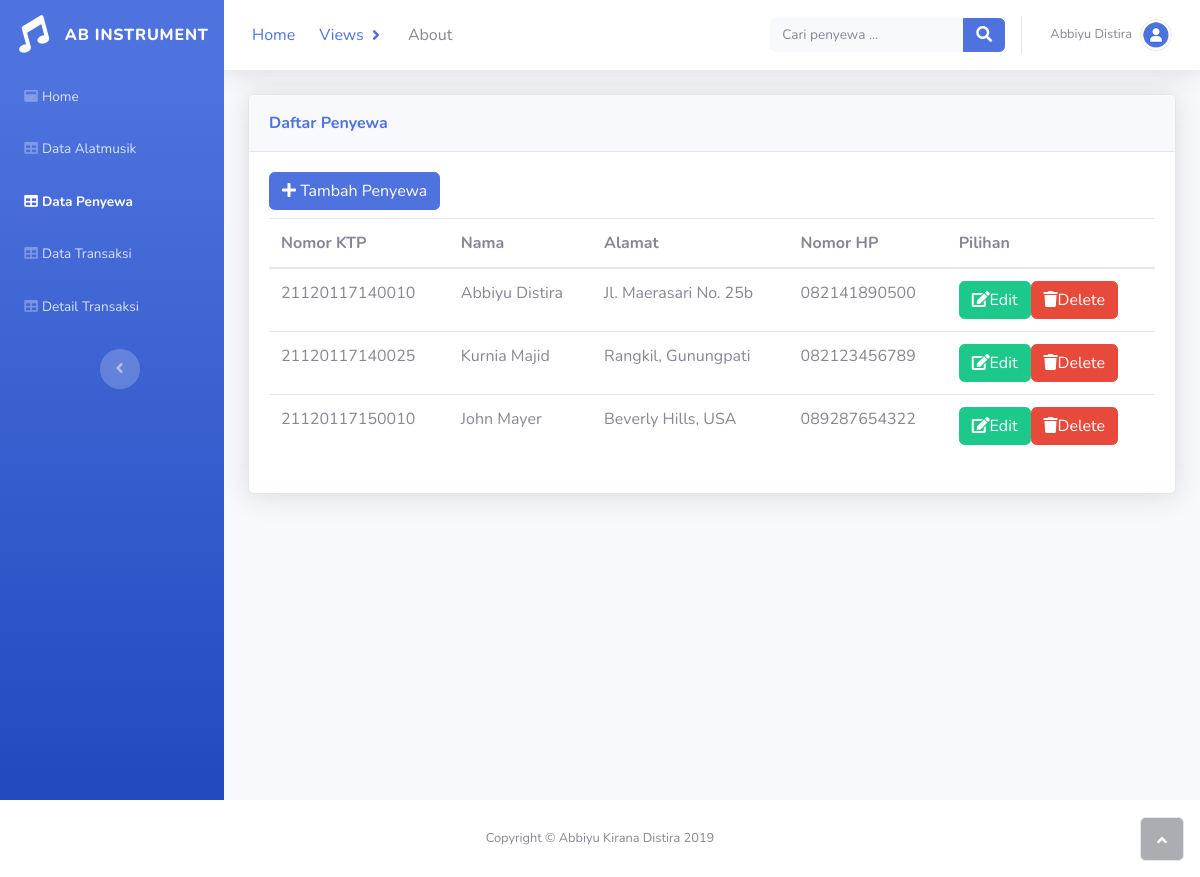
The app's page /penyewa.php (signed in) with its own data.
### tables this page shows
CREATE TABLE `penyewa` (
  `id_penyewa` varchar(25) NOT NULL,
  `nama` varchar(50) NOT NULL,
  `alamat` varchar(75) NOT NULL,
  `no_hp` varchar(13) NOT NULL
);

### penyewa.php (the view, shortened to what this page needs)
<!DOCTYPE html>
<html>
<head>
    <link rel="stylesheet" href="assets/bootstrap/css/bootstrap.min.css">
    <link rel="stylesheet" href="assets/fonts/fontawesome-all.min.css">
    <link rel="stylesheet" href="assets/css/Navigation-Clean.css">
</head>
<body id="page-top">
    <div id="wrapper">
        <nav class="navbar navbar-dark align-items-start sidebar sidebar-dark accordion bg-gradient-primary p-0">
            <div class="container-fluid d-flex flex-column p-0">
                <a class="navbar-brand d-flex justify-content-center align-items-center sidebar-brand m-0" href="#">
                    <div class="sidebar-brand-icon rotate-n-15"><i class="fas fa-music"></i></div>
                    <div class="sidebar-brand-text mx-3"><span>AB Instrument</span></div>
                </a>
                <ul class="nav navbar-nav text-light" id="accordionSidebar">
                    <li class="nav-item" role="presentation">
                        <a class="nav-link" href="index.php"><i class="fas fa-window-maximize"></i><span>Home</span></a>
                        <a class="nav-link" href="alatmusik.php"><i class="fas fa-table"></i><span>Data Alatmusik</span></a>
                        <a class="nav-link active" href="penyewa.php"><i class="fas fa-table"></i><span>Data Penyewa</span></a>
                        <a class="nav-link" href="transaksi.php"><i class="fas fa-table"></i><span>Data Transaksi</span></a>
                        <a class="nav-link" href="detailtransaksi.php"><i class="fas fa-table"></i><span>Detail Transaksi</span></a>
                    </li>
                </ul>
                <div class="text-center d-none d-md-inline"><button class="btn rounded-circle border-0" id="sidebarToggle" type="button"></button></div>
            </div>
        </nav>
        <div class="d-flex flex-column" id="content-wrapper">
            <div id="content">
                <nav class="navbar navbar-light navbar-expand bg-white shadow mb-4 topbar static-top">
                    <div class="container-fluid">
                    <ul class="nav">
                        <li class="nav-item">
                            <a class="nav-link" href="index.php">Home</a>
                        </li>
                        <li class="nav-item dropdown">
                            <a class="nav-link dropdown-toggle" data-toggle="dropdown" href="#" role="button" aria-haspopup="true" aria-expanded="false">Views</a>
                        </li>
                        <li class="nav-item">
                            <a class="nav-link disabled" href="about.php" tabindex="-1" aria-disabled="true">About</a>
                        </li>
                    </ul>
                        <ul class="nav navbar-nav flex-nowrap ml-auto">
                            <form class="form-inline mr-auto navbar-search w-100" action="penyewa.php" method="get">
                                        <div class="input-group"><input class="bg-light form-control border-0 small" type="text" name="search" placeholder="Cari penyewa ...">
                                            <div class="input-group-append"><button class="btn btn-primary py-0" type="button"><i class="fas fa-search"></i></button></div>
                                        </div>
                            </form>
                            <li class="nav-item dropdown no-arrow" role="presentation">
                                <div class="nav-item dropdown no-arrow"><a class="dropdown-toggle nav-link" data-toggle="dropdown" aria-expanded="false" href="#">
                                    <span class="d-none d-lg-inline mr-2 text-gray-600 small">
                                    <?php
                                        include "koneksi.php";
                                        $username = $_SESSION['username'];
                                        $query = "SELECT * from admin where username='$username'";
                                        $result = mysqli_query($connect, $query) or die(mysqli_error($connect));
                                        while ($row = mysqli_fetch_array($result)) {
                                    ?>
                                    <?php echo $row['nama']; ?>
                                    <?php
                                        }
                                    ?>
                                    </span><img class="border rounded-circle img-profile" src="assets/img/avatars/avatar1.jpeg"></a>
                    </div>
                    </li>
                    </ul>
            </div>
            </nav>
            <div class="container-fluid">
                    <div class="card shadow">
                        <div class="card-header py-3">
                            <p class="text-primary m-0 font-weight-bold">Daftar Penyewa</p>
                        </div>
                        <div class="card-body">
                            <a class="card-link" href="tambah_penyewa.php"><button class="btn btn-primary"><i class="fa fa-plus"></i>&nbsp;Tambah Penyewa</button></a>
                            <div class="table-responsive table mt-2" id="dataTable" role="grid" aria-describedby="dataTable_info">
                                <table class="table dataTable my-0" id="dataTable">
                                    <thead>
                                        <tr>
                                            <th>Nomor KTP</th>
                                            <th>Nama</th>
                                            <th>Alamat</th>
                                            <th>Nomor HP</th>
                                            <th>Pilihan</th>
                                        </tr>
                                    </thead>
                                    <tbody>
                                        <?php
                                        include "koneksi.php";
                                        if(isset($_GET['search'])){
                                            $search = $_GET['search'];
                                            $query = "select * from penyewa where id_penyewa like '%".$search."%' or nama like '%".$search."%' or alamat like '%".$search."%' or no_hp like '%".$search."%'";
                                            $result = mysqli_query($connect, $query) or die(mysqli_error($connect));
                                        }
                                        else {
                                            $query = "select * from penyewa";
                                            $result = mysqli_query($connect, $query) or die(mysqli_error($connect));
                                        }
                                        while ($row = mysqli_fetch_array($result)) {
                                        ?>
                                            <tr>
                                                <td><?php echo $row['id_penyewa']; ?></td>
                                                <td><?php echo $row['nama']; ?></td>
                                                <td><?php echo $row['alamat']; ?></td>
                                                <td><?php echo $row['no_hp']; ?></td>
                                                <td>
                                                    <div class="btn-group" role="group">
                                                        <a href='edit_penyewa.php?id_penyewa=<?php echo $row['id_penyewa']; ?>'>
                                                            <button class="btn btn-primary btn-success" type="button">
                                                                <i class="fa fa-edit"></i>Edit</button>
                                                        </a>
                                                        <a href='hapus_penyewa.php?id_penyewa=<?php echo $row['id_penyewa']; ?>'>
                                                            <button class="btn btn-primary btn-danger" type="button">
                                                                <i class="fa fa-trash"></i>Delete</button>
                                                        </a>
                                                    </div>
                                                </td>
                                            </tr>
                                        <?php
                                        }
                                        ?>
                                    </tbody>
                                </table>
                            </div>
                        </div>
                    </div>
                </div>
            </div>
        </div>
        </div>
        <footer class="bg-white sticky-footer">
            <div class="container my-auto">
                <div class="text-center my-auto copyright"><span>Copyright © Abbiyu Kirana Distira 2019</span></div>
            </div>
        </footer>
    </div><a class="border rounded d-inline scroll-to-top" href="#page-top"><i class="fas fa-angle-up"></i></a></div>
</body>
</html>

### records on screen
penyewa: id_penyewa "21120117140010", nama "Abbiyu Distira", alamat "Jl. Maerasari No. 25b", no_hp "082141890500"
penyewa: id_penyewa "21120117140025", nama "Kurnia Majid", alamat "Rangkil, Gunungpati", no_hp "082123456789"
penyewa: id_penyewa "21120117150010", nama "John Mayer", alamat "Beverly Hills, USA", no_hp "089287654322"

### other values on screen
$row['nama'] "Abbiyu Distira"
